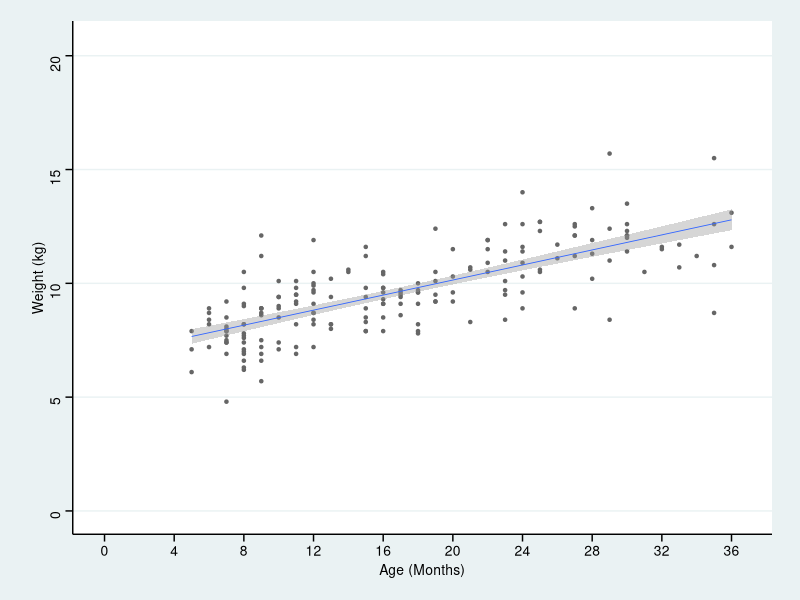
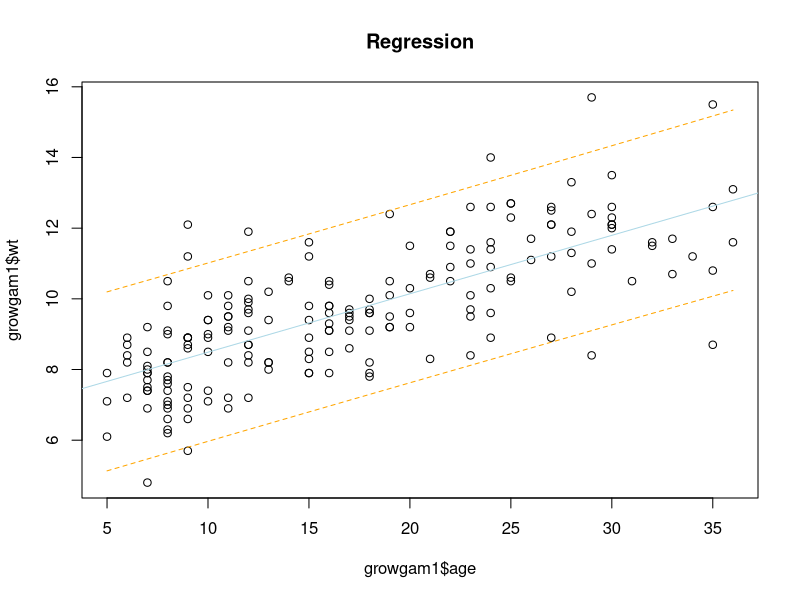
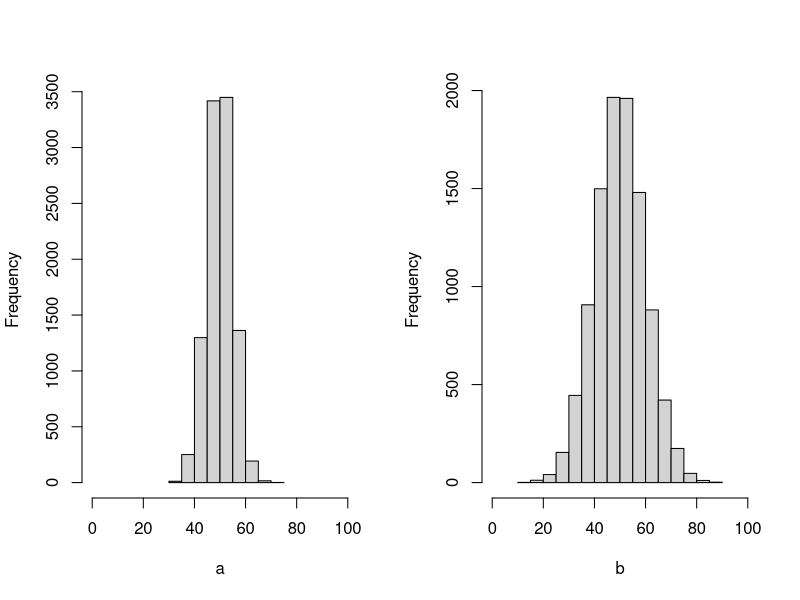

Reproduce these figures in R, in order. (Note: this script raises an error after producing the figures.)




library(haven)
library(ggplot2)
library(ggthemes)
growgam1 <- read_dta("backupfiles/growgam1.dta")

ggplot(growgam1, aes(x=age, y=wt)) + geom_point(shape=20, colour="grey40") +
  stat_smooth(method = lm, size = 0.3) +
  scale_x_continuous(breaks=seq(0, 38, 4),limits = c(0,36.5))+
  scale_y_continuous(breaks = seq(0, 20, 5),limits = c(0,20.5)) +
  theme_stata() +labs(x = "Age (Months)", y = "Weight (kg)") 


Model <- lm(wt~age, data=growgam1)

plot(growgam1$age, growgam1$wt, main="Regression")
abline(Model, col="lightblue")

range(growgam1$age)
newage <- seq(5,36, by=0.05)
  

pred_interval <- predict(Model, newdata=data.frame(age=newage), interval="prediction",
                         level = 0.95)
lines(newage, pred_interval[,2], col="orange", lty=2)
lines(newage, pred_interval[,3], col="orange", lty=2)


library(knitr)
library(kableExtra)
dt <- read.csv("backupfiles/anova2.csv", header = T)
kable(dt, "html", align = "c",caption = "One-way ANOVA table") %>%
  kable_styling(bootstrap_options = c("striped", "bordered"))




par(mfrow=c(1,2))
a <- rnorm(10000,50, 5)
b <- rnorm(10000, 50, 10)
hist(a, xlim=c(0,100), main = "")

hist(b, xlim=c(0,100), main = "")




x <- rbeta(N,80,2)


hist(x, breaks = 30,
     xlim=c(min(x),max(x)), probability=T, 
     col='lightblue', xlab='Skew < 0 \n Mean < median', ylab=' ', axes=F,
     main='Negatively Skewed \n assymmetric')
